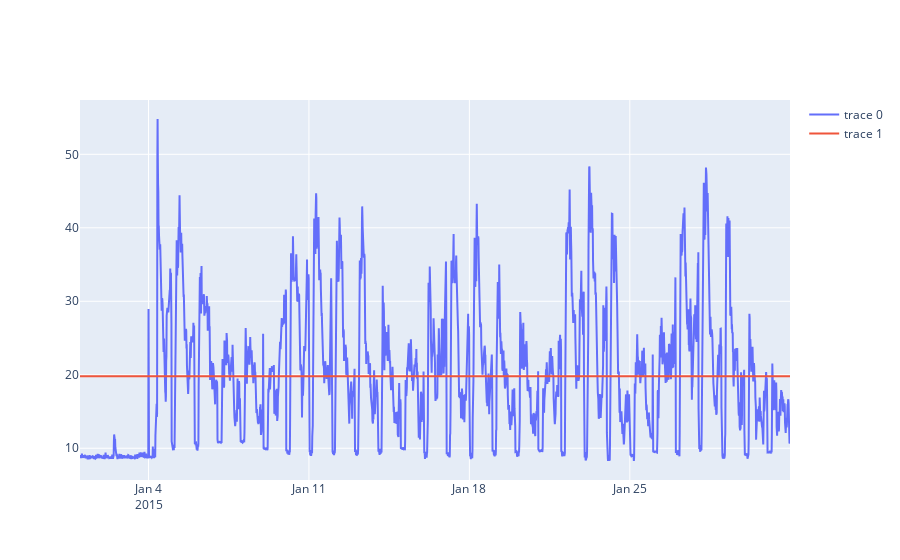

Notebook code for this chart:
### Code cell
fig = go.Figure(data=go.Scatter(x=timestamps, y=consumption))
fig.add_trace(go.Scatter(y=avg, x=timestamps))
fig.show()

### Figure 1 — Plotly figure (JSON) as saved in the notebook; plotly's stock layout.template omitted (floating-point values rounded to 4 significant figures; data arrays with more than 128 entries replaced by an {"elided": "..."} marker saying what was removed)
{"data": [{"type": "scatter", "x": {"elided": "2975 str values"}, "y": {"elided": "2975 str values"}}, {"type": "scatter", "x": {"elided": "2975 str values"}, "y": {"elided": "2975 float values"}}], "layout": {}}
